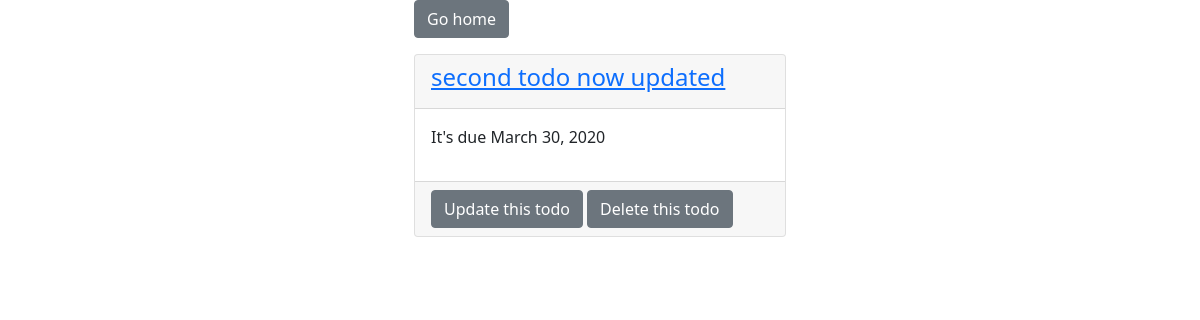
The page /2/ on the database as committed earlier.
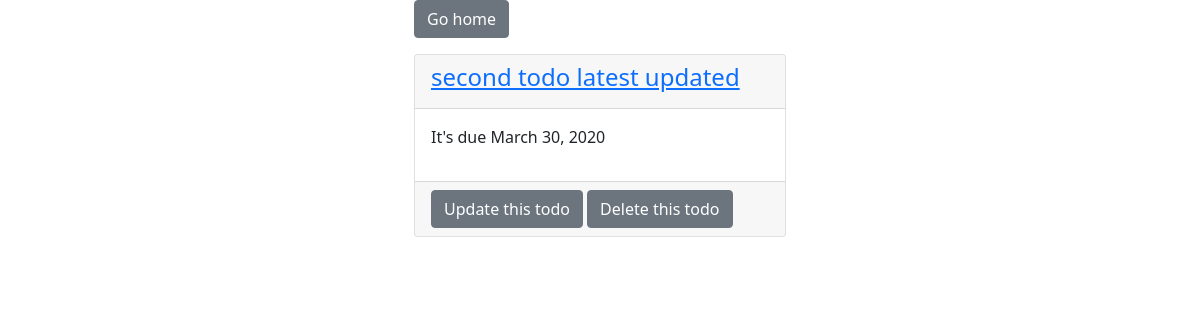
The same page on the database as committed later.
### todo/models.py (models this page shows, shortened)
class Todo(models.Model):
    name = models.CharField(max_length=100)
    due_date = models.DateField()

### todo/views.py (the view)
# urls.py: path('<id>/', todo_detail),
def todo_detail(request, id):
    todo = Todo.objects.get(id=id)
    context = {
        "todo": todo
    }
    return render(request, "todo/todo_detail.html", context)

### todo/templates/todo/todo_detail.html
{% extends "base.html" %}
{% block content %}
  <div class="col-4 offset-4">
    <a href="/" class="btn btn-secondary">Go home</a>
    <div class="card mt-3">
      <div class="card-header">
        <a href="/{{ todo.id }}"><h4>{{ todo.name }}</h4></a>
      </div>
      <div class="card-body">
        <p>It's due {{ todo.due_date }}</p>
      </div>
      <div class="card-footer">
        <a href="/{{ todo.id }}/update/" class="btn btn-secondary">
          Update this todo
        </a>
        <a href="/{{ todo.id }}/delete/" class="btn btn-secondary">
          Delete this todo
        </a>
      </div>
    </div>
  </div>
{% endblock %}

Rows that differ between the two databases and show on the page:
changed Todo: name "second todo now updated" → "second todo latest updated"
